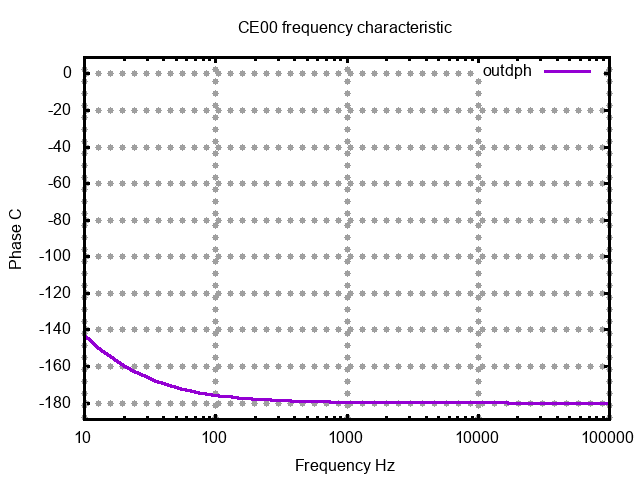

The gnuplot source for this figure:
set termoption noenhanced
set title "CE00 frequency characteristic"
set xlabel "Frequency Hz"
set ylabel "Phase C"
set grid lw 3 
set logscale x 
set xrange [1.000000e+01:1.000000e+05]
unset logscale y 
set yrange [-1.890000e+02:9.000000e+00]
#set xtics 1
#set x2tics 1
#set ytics 1
#set y2tics 1
set border lw 3
set format y "%g"
set format x "%g"
plot 'ce00_phase.data' using 1:2 with lines lw 3 title "outdph"
set terminal push
set terminal png noenhanced
set out 'ce00_phase.png'
replot
set term pop
replot
